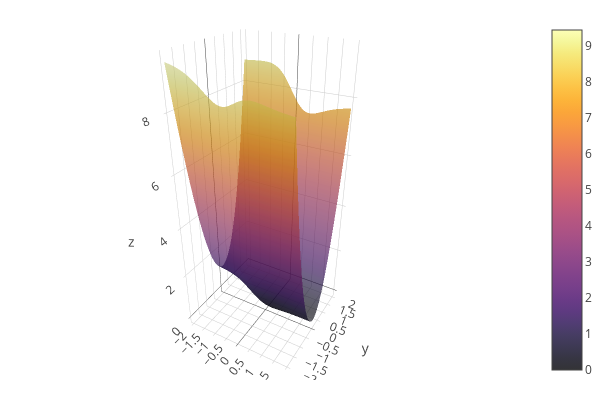

Notebook cell for this chart:
### Code cell
ws = -2:0.05:2
bs = -2:0.05:2

surface(ws, bs, L2, alpha=0.8, zlims=(0,3))   # alpha gives transparency

### Figure 1 — Plotly figure (JSON) as saved in the notebook; plotly's stock layout.template omitted (floating-point values rounded to 4 significant figures; data arrays with more than 128 entries replaced by an {"elided": "..."} marker saying what was removed)
{"data": [{"colorbar": {"title": ""}, "colorscale": [[0, "rgba(0, 0, 4, 0.800)"], [0.03448, "rgba(4, 3, 20, 0.800)"], [0.06897, "rgba(13, 8, 41, 0.800)"], [0.1034, "rgba(24, 12, 60, 0.800)"], [0.1379, "rgba(38, 12, 81, 0.800)"], [0.1724, "rgba(54, 9, 97, 0.800)"], [0.2069, "rgba(69, 10, 105, 0.800)"], [0.2414, "rgba(84, 15, 109, 0.800)"], [0.2759, "rgba(97, 19, 110, 0.800)"], [0.3103, "rgba(111, 25, 110, 0.800)"], [0.3448, "rgba(125, 30, 109, 0.800)"], [0.3793, "rgba(140, 35, 105, 0.800)"], [0.4138, "rgba(154, 40, 101, 0.800)"], [0.4483, "rgba(166, 45, 96, 0.800)"], [0.4828, "rgba(180, 51, 89, 0.800)"], [0.5172, "rgba(193, 58, 80, 0.800)"], [0.5517, "rgba(206, 67, 71, 0.800)"], [0.5862, "rgba(216, 76, 62, 0.800)"], [0.6207, "rgba(226, 87, 52, 0.800)"], [0.6552, "rgba(235, 100, 41, 0.800)"], [0.6897, "rgba(241, 115, 29, 0.800)"], [0.7241, "rgba(247, 130, 18, 0.800)"], [0.7586, "rgba(250, 144, 8, 0.800)"], [0.7931, "rgba(252, 161, 8, 0.800)"], [0.8276, "rgba(252, 178, 22, 0.800)"], [0.8621, "rgba(250, 196, 42, 0.800)"], [0.8966, "rgba(246, 213, 67, 0.800)"], [0.931, "rgba(243, 229, 93, 0.800)"], [0.9655, "rgba(242, 244, 130, 0.800)"], [1, "rgba(252, 255, 164, 0.800)"]], "name": "y1", "opacity": 0.8, "showlegend": false, "showscale": true, "type": "surface", "x": [-2, -1.95, -1.9, -1.85, -1.8, -1.75, -1.7, -1.65, -1.6, -1.55, -1.5, -1.45, -1.4, -1.35, -1.3, -1.25, -1.2, -1.15, -1.1, -1.05, -1, -0.95, -0.9, -0.85, -0.8, -0.75, -0.7, -0.65, -0.6, -0.55, -0.5, -0.45, -0.4, -0.35, -0.3, -0.25, -0.2, -0.15, -0.1, -0.05, 0, 0.05, 0.1, 0.15, 0.2, 0.25, 0.3, 0.35, 0.4, 0.45, 0.5, 0.55, 0.6, 0.65, 0.7, 0.75, 0.8, 0.85, 0.9, 0.95, 1, 1.05, 1.1, 1.15, 1.2, 1.25, 1.3, 1.35, 1.4, 1.45, 1.5, 1.55, 1.6, 1.65, 1.7, 1.75, 1.8, 1.85, 1.9, 1.95, 2], "xaxis": "x1", "y": [-2, -1.95, -1.9, -1.85, -1.8, -1.75, -1.7, -1.65, -1.6, -1.55, -1.5, -1.45, -1.4, -1.35, -1.3, -1.25, -1.2, -1.15, -1.1, -1.05, -1, -0.95, -0.9, -0.85, -0.8, -0.75, -0.7, -0.65, -0.6, -0.55, -0.5, -0.45, -0.4, -0.35, -0.3, -0.25, -0.2, -0.15, -0.1, -0.05, 0, 0.05, 0.1, 0.15, 0.2, 0.25, 0.3, 0.35, 0.4, 0.45, 0.5, 0.55, 0.6, 0.65, 0.7, 0.75, 0.8, 0.85, 0.9, 0.95, 1, 1.05, 1.1, 1.15, 1.2, 1.25, 1.3, 1.35, 1.4, 1.45, 1.5, 1.55, 1.6, 1.65, 1.7, 1.75, 1.8, 1.85, 1.9, 1.95, 2], "yaxis": "y1", "z": {"elided": "81x81 float values"}}], "layout": {"annotations": [], "height": 400, "legend": {"bgcolor": "rgba(255, 255, 255, 1.000)", "bordercolor": "rgba(0, 0, 0, 1.000)", "font": {"color": "rgba(0, 0, 0, 1.000)", "family": "sans-serif", "size": 11}, "x": 1, "y": 1}, "margin": {"b": 20, "l": 0, "r": 0, "t": 20}, "paper_bgcolor": "rgba(255, 255, 255, 1.000)", "plot_bgcolor": "rgba(255, 255, 255, 1.000)", "scene": {"camera": {"eye": {"x": 1.126, "y": -1.95, "z": 1.3}}, "xaxis1": {"anchor": "y1", "domain": [0.03619, 0.9934], "gridcolor": "rgba(0, 0, 0, 0.100)", "gridwidth": 0.5, "linecolor": "rgba(0, 0, 0, 1.000)", "mirror": false, "range": [-2, 2], "showgrid": true, "showline": true, "showticklabels": true, "tickangle": 0, "tickcolor": "rgb(0, 0, 0)", "tickfont": {"color": "rgba(0, 0, 0, 1.000)", "family": "sans-serif", "size": 11}, "tickmode": "array", "ticks": "inside", "ticktext": ["-2", "-1", "0", "1", "2"], "tickvals": [-2, -1, 0, 1, 2], "title": "", "titlefont": {"color": "rgba(0, 0, 0, 1.000)", "family": "sans-serif", "size": 15}, "type": "-", "visible": true, "zeroline": false, "zerolinecolor": "rgba(0, 0, 0, 1.000)"}, "yaxis1": {"anchor": "x1", "domain": [0.03762, 0.9902], "gridcolor": "rgba(0, 0, 0, 0.100)", "gridwidth": 0.5, "linecolor": "rgba(0, 0, 0, 1.000)", "mirror": false, "range": [-2, 2], "showgrid": true, "showline": true, "showticklabels": true, "tickangle": 0, "tickcolor": "rgb(0, 0, 0)", "tickfont": {"color": "rgba(0, 0, 0, 1.000)", "family": "sans-serif", "size": 11}, "tickmode": "array", "ticks": "inside", "ticktext": ["-2", "-1", "0", "1", "2"], "tickvals": [-2, -1, 0, 1, 2], "title": "", "titlefont": {"color": "rgba(0, 0, 0, 1.000)", "family": "sans-serif", "size": 15}, "type": "-", "visible": true, "zeroline": false, "zerolinecolor": "rgba(0, 0, 0, 1.000)"}, "zaxis1": {"gridcolor": "rgba(0, 0, 0, 0.100)", "gridwidth": 0.5, "linecolor": "rgba(0, 0, 0, 1.000)", "mirror": false, "range": [0, 3], "showgrid": true, "showline": true, "showticklabels": true, "tickangle": 0, "tickcolor": "rgb(0, 0, 0)", "tickfont": {"color": "rgba(0, 0, 0, 1.000)", "family": "sans-serif", "size": 11}, "tickmode": "array", "ticks": "inside", "ticktext": ["0", "1", "2", "3"], "tickvals": [0, 1, 2, 3], "title": "", "titlefont": {"color": "rgba(0, 0, 0, 1.000)", "family": "sans-serif", "size": 15}, "type": "-", "visible": true, "zeroline": false, "zerolinecolor": "rgba(0, 0, 0, 1.000)"}}, "showlegend": true, "width": 600}}
